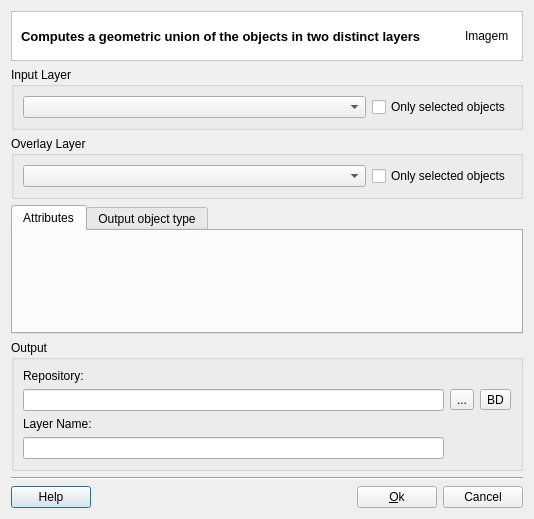
<?xml version="1.0" encoding="UTF-8"?>
<ui version="4.0">
 <class>UnionDialogForm</class>
 <widget class="QDialog" name="UnionDialogForm">
  <property name="geometry">
   <rect>
    <x>0</x>
    <y>0</y>
    <width>534</width>
    <height>519</height>
   </rect>
  </property>
  <property name="windowTitle">
   <string>Union Operation</string>
  </property>
  <layout class="QGridLayout" name="gridLayout_4">
   <item row="0" column="0">
    <widget class="QFrame" name="frame_2">
     <property name="styleSheet">
      <string notr="true">QWidget { background: white }</string>
     </property>
     <property name="frameShape">
      <enum>QFrame::StyledPanel</enum>
     </property>
     <property name="frameShadow">
      <enum>QFrame::Sunken</enum>
     </property>
     <layout class="QHBoxLayout" name="horizontalLayout_3" stretch="1,0">
      <property name="topMargin">
       <number>0</number>
      </property>
      <property name="bottomMargin">
       <number>0</number>
      </property>
      <item>
       <widget class="QLabel" name="m_datasourceTypeTitleLabel">
        <property name="font">
         <font>
          <pointsize>10</pointsize>
          <weight>75</weight>
          <bold>true</bold>
         </font>
        </property>
        <property name="text">
         <string>Computes a geometric union of the objects in two distinct layers</string>
        </property>
       </widget>
      </item>
      <item>
       <widget class="QLabel" name="m_imgLabel">
        <property name="minimumSize">
         <size>
          <width>48</width>
          <height>48</height>
         </size>
        </property>
        <property name="maximumSize">
         <size>
          <width>48</width>
          <height>48</height>
         </size>
        </property>
        <property name="text">
         <string>Imagem</string>
        </property>
       </widget>
      </item>
     </layout>
    </widget>
   </item>
   <item row="1" column="0">
    <widget class="QGroupBox" name="groupBox">
     <property name="title">
      <string>Input Layer</string>
     </property>
     <property name="flat">
      <bool>false</bool>
     </property>
     <layout class="QGridLayout" name="gridLayout_2">
      <item row="0" column="0">
       <widget class="QComboBox" name="m_firstLayerComboBox">
        <property name="sizePolicy">
         <sizepolicy hsizetype="MinimumExpanding" vsizetype="Fixed">
          <horstretch>0</horstretch>
          <verstretch>0</verstretch>
         </sizepolicy>
        </property>
       </widget>
      </item>
      <item row="0" column="1">
       <widget class="QCheckBox" name="m_inputOnlySelectedCheckBox">
        <property name="text">
         <string>Only selected objects</string>
        </property>
       </widget>
      </item>
     </layout>
    </widget>
   </item>
   <item row="2" column="0">
    <widget class="QGroupBox" name="groupBox_3">
     <property name="title">
      <string>Overlay Layer</string>
     </property>
     <property name="flat">
      <bool>false</bool>
     </property>
     <layout class="QGridLayout" name="gridLayout_3">
      <item row="0" column="0">
       <widget class="QComboBox" name="m_secondLayerComboBox">
        <property name="sizePolicy">
         <sizepolicy hsizetype="MinimumExpanding" vsizetype="Fixed">
          <horstretch>0</horstretch>
          <verstretch>0</verstretch>
         </sizepolicy>
        </property>
       </widget>
      </item>
      <item row="0" column="1">
       <widget class="QCheckBox" name="m_overlayOnlySelectedCheckBox">
        <property name="text">
         <string>Only selected objects</string>
        </property>
       </widget>
      </item>
     </layout>
    </widget>
   </item>
   <item row="3" column="0">
    <widget class="QTabWidget" name="m_specificParamsTabWidget">
     <property name="currentIndex">
      <number>0</number>
     </property>
     <widget class="QWidget" name="tab">
      <attribute name="title">
       <string>Attributes</string>
      </attribute>
     </widget>
     <widget class="QWidget" name="tab_2">
      <attribute name="title">
       <string>Output object type</string>
      </attribute>
      <layout class="QGridLayout" name="gridLayout_13">
       <item row="0" column="0">
        <layout class="QGridLayout" name="gridLayout_7">
         <item row="0" column="5">
          <spacer name="horizontalSpacer_4">
           <property name="orientation">
            <enum>Qt::Horizontal</enum>
           </property>
           <property name="sizeHint" stdset="0">
            <size>
             <width>40</width>
             <height>20</height>
            </size>
           </property>
          </spacer>
         </item>
         <item row="0" column="0">
          <spacer name="horizontalSpacer_2">
           <property name="orientation">
            <enum>Qt::Horizontal</enum>
           </property>
           <property name="sizeHint" stdset="0">
            <size>
             <width>40</width>
             <height>20</height>
            </size>
           </property>
          </spacer>
         </item>
         <item row="0" column="2">
          <spacer name="horizontalSpacer_3">
           <property name="orientation">
            <enum>Qt::Horizontal</enum>
           </property>
           <property name="sizeHint" stdset="0">
            <size>
             <width>40</width>
             <height>20</height>
            </size>
           </property>
          </spacer>
         </item>
         <item row="0" column="1">
          <widget class="QRadioButton" name="m_singleRadioButton">
           <property name="minimumSize">
            <size>
             <width>150</width>
             <height>50</height>
            </size>
           </property>
           <property name="text">
            <string/>
           </property>
           <property name="checked">
            <bool>true</bool>
           </property>
          </widget>
         </item>
         <item row="1" column="4">
          <widget class="QLabel" name="m_multiLabel">
           <property name="text">
            <string>Multi Objects</string>
           </property>
           <property name="alignment">
            <set>Qt::AlignCenter</set>
           </property>
          </widget>
         </item>
         <item row="0" column="4">
          <widget class="QRadioButton" name="m_multiRadioButton">
           <property name="minimumSize">
            <size>
             <width>150</width>
             <height>50</height>
            </size>
           </property>
           <property name="text">
            <string/>
           </property>
          </widget>
         </item>
         <item row="1" column="1">
          <widget class="QLabel" name="m_singleLabel">
           <property name="sizePolicy">
            <sizepolicy hsizetype="Preferred" vsizetype="MinimumExpanding">
             <horstretch>0</horstretch>
             <verstretch>0</verstretch>
            </sizepolicy>
           </property>
           <property name="text">
            <string>Single Objects</string>
           </property>
           <property name="alignment">
            <set>Qt::AlignCenter</set>
           </property>
          </widget>
         </item>
         <item row="2" column="1">
          <spacer name="verticalSpacer">
           <property name="orientation">
            <enum>Qt::Vertical</enum>
           </property>
           <property name="sizeHint" stdset="0">
            <size>
             <width>20</width>
             <height>40</height>
            </size>
           </property>
          </spacer>
         </item>
         <item row="2" column="4">
          <spacer name="verticalSpacer_2">
           <property name="orientation">
            <enum>Qt::Vertical</enum>
           </property>
           <property name="sizeHint" stdset="0">
            <size>
             <width>20</width>
             <height>40</height>
            </size>
           </property>
          </spacer>
         </item>
         <item row="0" column="3">
          <spacer name="horizontalSpacer_5">
           <property name="orientation">
            <enum>Qt::Horizontal</enum>
           </property>
           <property name="sizeHint" stdset="0">
            <size>
             <width>40</width>
             <height>20</height>
            </size>
           </property>
          </spacer>
         </item>
        </layout>
       </item>
      </layout>
     </widget>
    </widget>
   </item>
   <item row="4" column="0">
    <layout class="QGridLayout" name="gridLayout_6">
     <item row="0" column="0">
      <widget class="QGroupBox" name="groupBox_2">
       <property name="sizePolicy">
        <sizepolicy hsizetype="Preferred" vsizetype="Preferred">
         <horstretch>0</horstretch>
         <verstretch>0</verstretch>
        </sizepolicy>
       </property>
       <property name="title">
        <string>Output</string>
       </property>
       <layout class="QGridLayout" name="gridLayout">
        <item row="0" column="0">
         <widget class="QLabel" name="label_4">
          <property name="text">
           <string>Repository:</string>
          </property>
         </widget>
        </item>
        <item row="1" column="0">
         <widget class="QLineEdit" name="m_repositoryLineEdit"/>
        </item>
        <item row="2" column="0">
         <widget class="QLabel" name="label_3">
          <property name="text">
           <string>Layer Name:</string>
          </property>
         </widget>
        </item>
        <item row="1" column="1">
         <widget class="QToolButton" name="m_targetFileToolButton">
          <property name="minimumSize">
           <size>
            <width>0</width>
            <height>0</height>
           </size>
          </property>
          <property name="text">
           <string>...</string>
          </property>
         </widget>
        </item>
        <item row="3" column="0">
         <widget class="QLineEdit" name="m_newLayerNameLineEdit"/>
        </item>
        <item row="1" column="2">
         <widget class="QToolButton" name="m_targetDatasourceToolButton">
          <property name="minimumSize">
           <size>
            <width>0</width>
            <height>0</height>
           </size>
          </property>
          <property name="text">
           <string>BD</string>
          </property>
         </widget>
        </item>
       </layout>
      </widget>
     </item>
     <item row="1" column="0">
      <widget class="Line" name="line_2">
       <property name="orientation">
        <enum>Qt::Horizontal</enum>
       </property>
      </widget>
     </item>
     <item row="2" column="0">
      <layout class="QGridLayout" name="gridLayout_14">
       <item row="0" column="0">
        <widget class="te::qt::widgets::HelpPushButton" name="m_helpPushButton">
         <property name="text">
          <string>Help</string>
         </property>
        </widget>
       </item>
       <item row="0" column="1">
        <spacer name="horizontalSpacer">
         <property name="orientation">
          <enum>Qt::Horizontal</enum>
         </property>
         <property name="sizeHint" stdset="0">
          <size>
           <width>40</width>
           <height>20</height>
          </size>
         </property>
        </spacer>
       </item>
       <item row="0" column="2">
        <widget class="QPushButton" name="m_okPushButton">
         <property name="text">
          <string>&amp;Ok</string>
         </property>
        </widget>
       </item>
       <item row="0" column="3">
        <widget class="QPushButton" name="m_cancelPushButton">
         <property name="text">
          <string>Cancel</string>
         </property>
        </widget>
       </item>
      </layout>
     </item>
    </layout>
   </item>
  </layout>
 </widget>
 <customwidgets>
  <customwidget>
   <class>te::qt::widgets::HelpPushButton</class>
   <extends>QPushButton</extends>
   <header>terralib/qt/widgets/help/HelpPushButton.h</header>
  </customwidget>
 </customwidgets>
 <resources/>
 <connections>
  <connection>
   <sender>m_cancelPushButton</sender>
   <signal>clicked()</signal>
   <receiver>UnionDialogForm</receiver>
   <slot>reject()</slot>
   <hints>
    <hint type="sourcelabel">
     <x>592</x>
     <y>518</y>
    </hint>
    <hint type="destinationlabel">
     <x>319</x>
     <y>269</y>
    </hint>
   </hints>
  </connection>
 </connections>
</ui>
